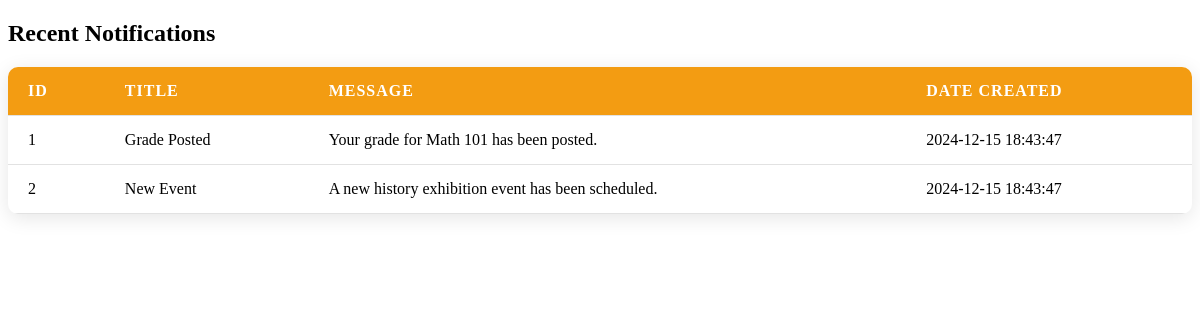
/notifications_section.php, run on the app's committed database.
### tables this page shows
CREATE TABLE notifications (
    notification_id INT AUTO_INCREMENT PRIMARY KEY,
    notification_title VARCHAR(150) NOT NULL,
    notification_message TEXT NOT NULL,
    created_by INT NOT NULL,   
    related_entity ENUM('student', 'course', 'event', 'attendance', 'grade') NOT NULL,   
    related_id INT NOT NULL,   
    created_at TIMESTAMP DEFAULT CURRENT_TIMESTAMP,
    FOREIGN KEY (created_by) REFERENCES users(user_id) ON DELETE CASCADE
);

### notifications_section.php (the view, shortened to what this page needs)
<?php
require '../php/db_connection.php';
$notifications = $pdo->query("SELECT notification_id, notification_title, notification_message, created_at
                             FROM notifications
                             ORDER BY created_at DESC")->fetchAll(PDO::FETCH_ASSOC);
?>
<!DOCTYPE html>
<html lang="en">
<head>
    <link rel="stylesheet" href="../css/admin_dashboard_sections.css">
</head>
<body>
    <h2>Recent Notifications</h2>
    <table>
        <thead>
            <tr>
                <th>ID</th>
                <th>Title</th>
                <th>Message</th>
                <th>Date Created</th>
            </tr>
        </thead>
        <tbody>
            <?php foreach ($notifications as $notification): ?>
                <tr>
                    <td><?php echo $notification['notification_id']; ?></td>
                    <td><?php echo htmlspecialchars($notification['notification_title']); ?></td>
                    <td><?php echo htmlspecialchars($notification['notification_message']); ?></td>
                    <td><?php echo htmlspecialchars($notification['created_at']); ?></td>
                </tr>
            <?php endforeach; ?>
        </tbody>
    </table>
</body>
</html>

### admin_dashboard_sections.css (style rules this page uses)
table { width: 100%; border-collapse: collapse; margin-top: 20px; background-color: #ffffff; box-shadow: 0 4px 20px rgba(0, 0, 0, 0.1); border-radius: 10px; overflow: hidden; }
th, td { padding: 15px 20px; text-align: left; border-bottom: 1px solid #e2e2e2; }
th { background-color: #f39c12; color: #ffffff; font-weight: bold; text-transform: uppercase; letter-spacing: 1px; }
tr { transition: background-color 0.3s; }

### data on the page
notifications: notification_id "1", notification_title "Grade Posted", notification_message "Your grade for Math 101 has been posted.", created_at "2024-12-15 18:43:47"
notifications: notification_id "2", notification_title "New Event", notification_message "A new history exhibition event has been scheduled.", created_at "2024-12-15 18:43:47"
